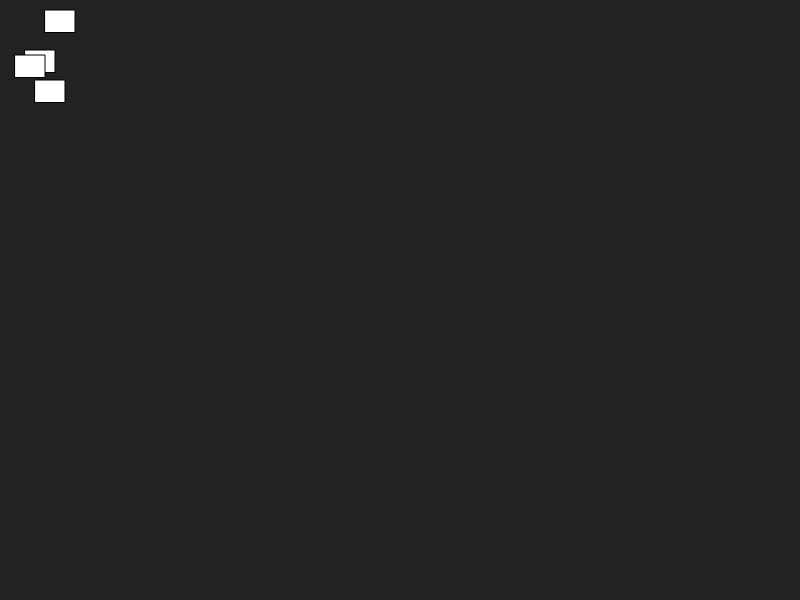
Frame 1 (no input)
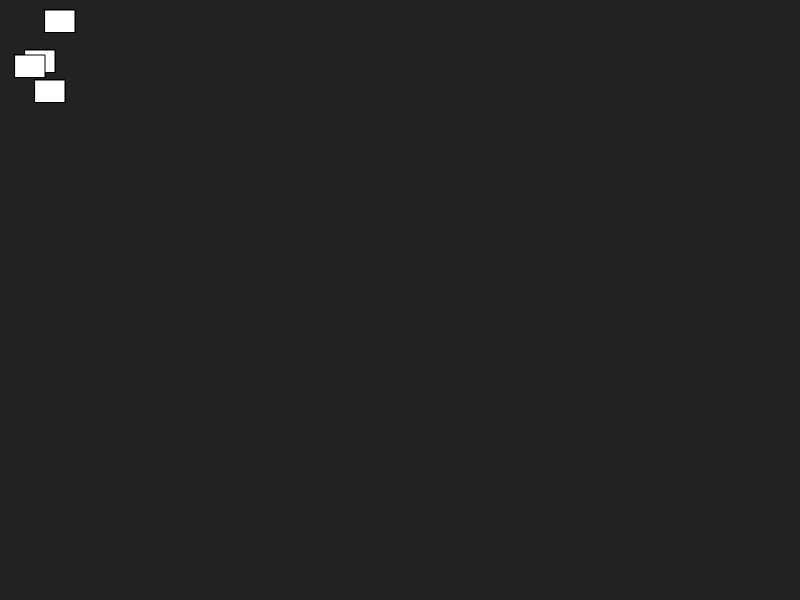
Frame 60 (no input)
Frame 120 (the mouse pressed at the canvas centre since frame 60): identical to frame 60, image omitted

The p5.js sketch that drew these frames (run headless with seeded random() and noise() and a simulated clock; from frame 60 on, the mouse is pressed at the canvas centre):

// p5.js sketch
// ── sketch.js
let rectWidth = 15 * 2;
let rectHeight = 45 / 2;

function setup() {
  createCanvas(800, 600);
  background("#222222");
}

function draw() {
  rect(25, 50, rectWidth, rectHeight);
  rect(15, 55, rectWidth, rectHeight);
  rect(35, 80, rectWidth, rectHeight);
  rect(45, 10, rectWidth, rectHeight);
}
